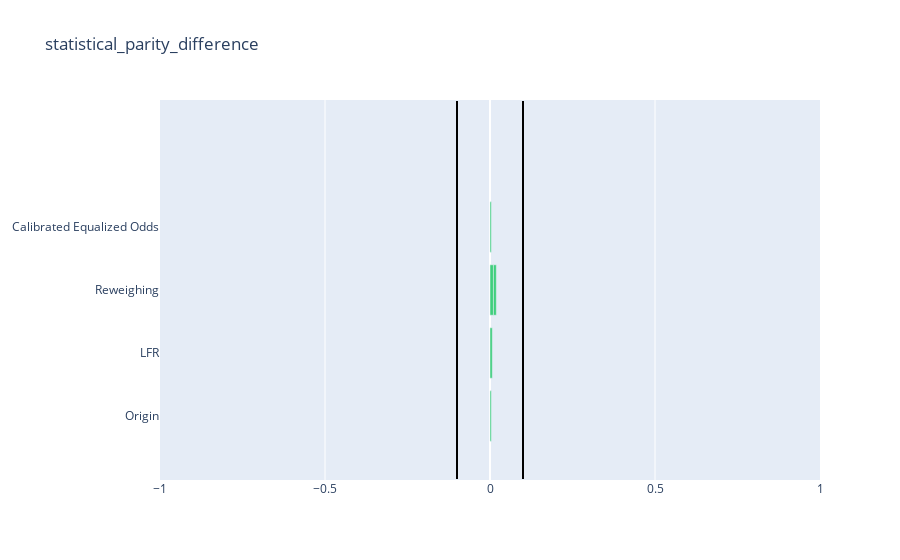
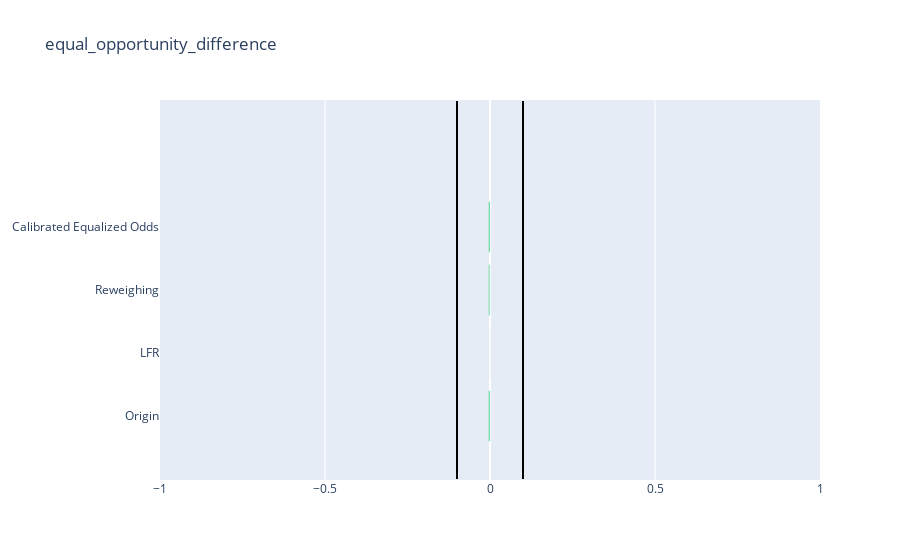
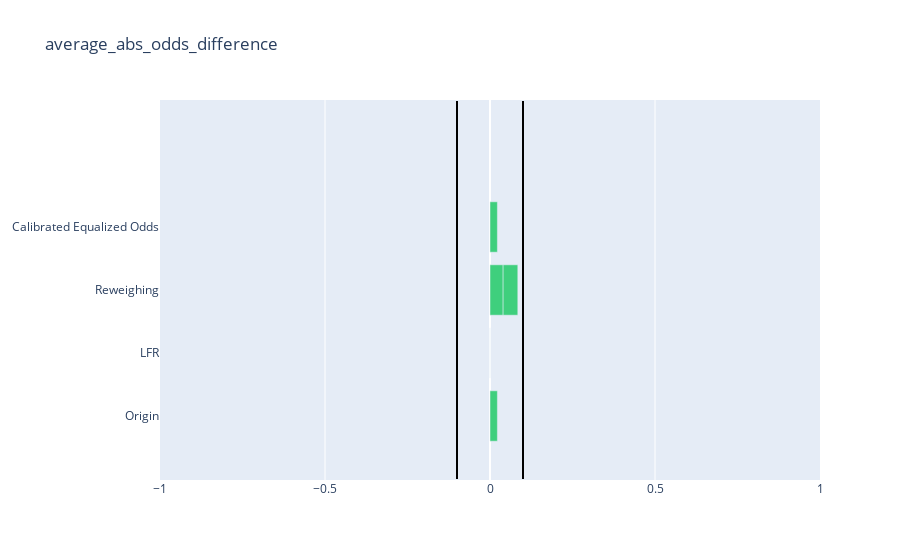
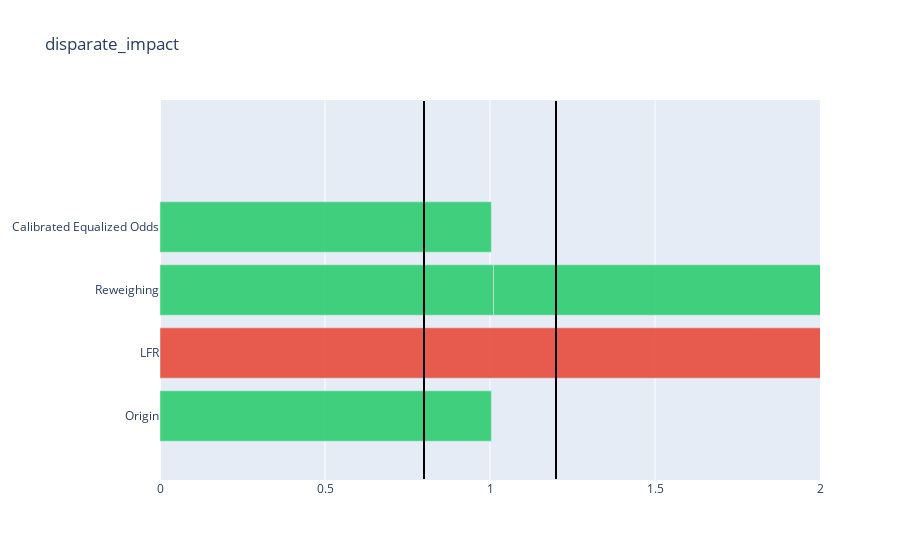

The notebook cell saved with these charts, in order:
### Code cell
compare_fair_metrics(algo_metrics)

### Figure 1 — Plotly figure (JSON) as saved in the notebook; plotly's stock layout.template omitted (floating-point values rounded to 4 significant figures)
{"data": [{"marker": {"color": ["#2ecc71", "#2ecc71", "#2ecc71", "#2ecc71", "#2ecc71"]}, "opacity": 0.9, "orientation": "h", "type": "bar", "x": [0.004012, 0.006949, 0.01041, 0.008725, 0.004012], "y": ["Origin", "LFR", "Reweighing", "Reweighing", "Calibrated Equalized Odds"]}], "layout": {"barmode": "group", "shapes": [{"line": {"color": "rgb(0, 0, 0)", "width": 2}, "type": "line", "x0": -0.1, "x1": -0.1, "y0": -1, "y1": 5}, {"line": {"color": "rgb(0, 0, 0)", "width": 2}, "type": "line", "x0": 0.1, "x1": 0.1, "y0": -1, "y1": 5}], "title": {"text": "statistical_parity_difference"}, "xaxis": {"range": [-1, 1]}, "yaxis": {"automargin": true}}}

### Figure 2 — Plotly figure (JSON) as saved in the notebook; plotly's stock layout.template omitted (floating-point values rounded to 4 significant figures)
{"data": [{"marker": {"color": ["#2ecc71", "#2ecc71", "#2ecc71", "#2ecc71", "#2ecc71"]}, "opacity": 0.9, "orientation": "h", "type": "bar", "x": [-0.004134, 0, -0.0008043, -0.00326, -0.004134], "y": ["Origin", "LFR", "Reweighing", "Reweighing", "Calibrated Equalized Odds"]}], "layout": {"barmode": "group", "shapes": [{"line": {"color": "rgb(0, 0, 0)", "width": 2}, "type": "line", "x0": -0.1, "x1": -0.1, "y0": -1, "y1": 5}, {"line": {"color": "rgb(0, 0, 0)", "width": 2}, "type": "line", "x0": 0.1, "x1": 0.1, "y0": -1, "y1": 5}], "title": {"text": "equal_opportunity_difference"}, "xaxis": {"range": [-1, 1]}, "yaxis": {"automargin": true}}}

### Figure 3 — Plotly figure (JSON) as saved in the notebook; plotly's stock layout.template omitted (floating-point values rounded to 4 significant figures)
{"data": [{"marker": {"color": ["#2ecc71", "#2ecc71", "#2ecc71", "#2ecc71", "#2ecc71"]}, "opacity": 0.9, "orientation": "h", "type": "bar", "x": [0.02239, 0, 0.0398, 0.04445, 0.02239], "y": ["Origin", "LFR", "Reweighing", "Reweighing", "Calibrated Equalized Odds"]}], "layout": {"barmode": "group", "shapes": [{"line": {"color": "rgb(0, 0, 0)", "width": 2}, "type": "line", "x0": -0.1, "x1": -0.1, "y0": -1, "y1": 5}, {"line": {"color": "rgb(0, 0, 0)", "width": 2}, "type": "line", "x0": 0.1, "x1": 0.1, "y0": -1, "y1": 5}], "title": {"text": "average_abs_odds_difference"}, "xaxis": {"range": [-1, 1]}, "yaxis": {"automargin": true}}}

### Figure 4 — Plotly figure (JSON) as saved in the notebook; plotly's stock layout.template omitted (floating-point values rounded to 4 significant figures)
{"data": [{"marker": {"color": ["#2ecc71", "#e74c3c", "#2ecc71", "#2ecc71", "#2ecc71"]}, "opacity": 0.9, "orientation": "h", "type": "bar", "x": [1.004, 4.556, 1.011, 1.009, 1.004], "y": ["Origin", "LFR", "Reweighing", "Reweighing", "Calibrated Equalized Odds"]}], "layout": {"barmode": "group", "shapes": [{"line": {"color": "rgb(0, 0, 0)", "width": 2}, "type": "line", "x0": 0.8, "x1": 0.8, "y0": -1, "y1": 5}, {"line": {"color": "rgb(0, 0, 0)", "width": 2}, "type": "line", "x0": 1.2, "x1": 1.2, "y0": -1, "y1": 5}], "title": {"text": "disparate_impact"}, "xaxis": {"range": [0, 2]}, "yaxis": {"automargin": true}}}
